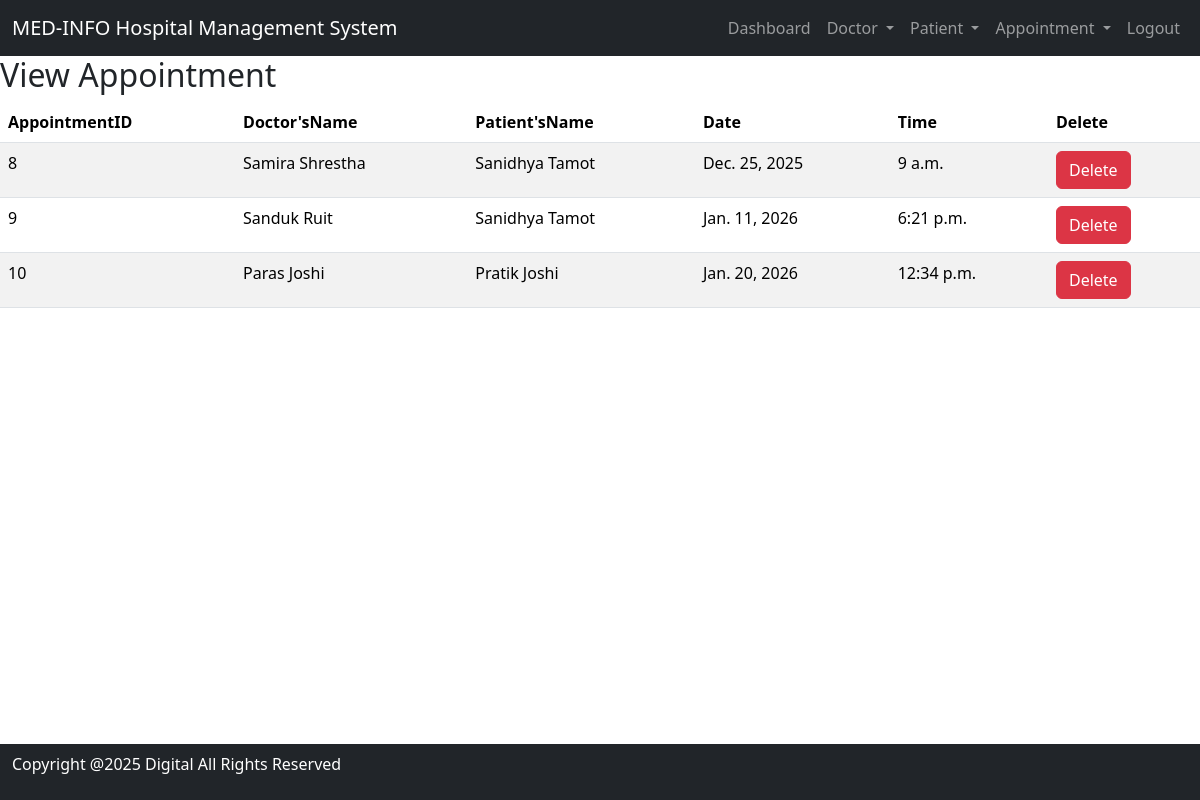
The app's page /view_appointment/ (signed in), older data.
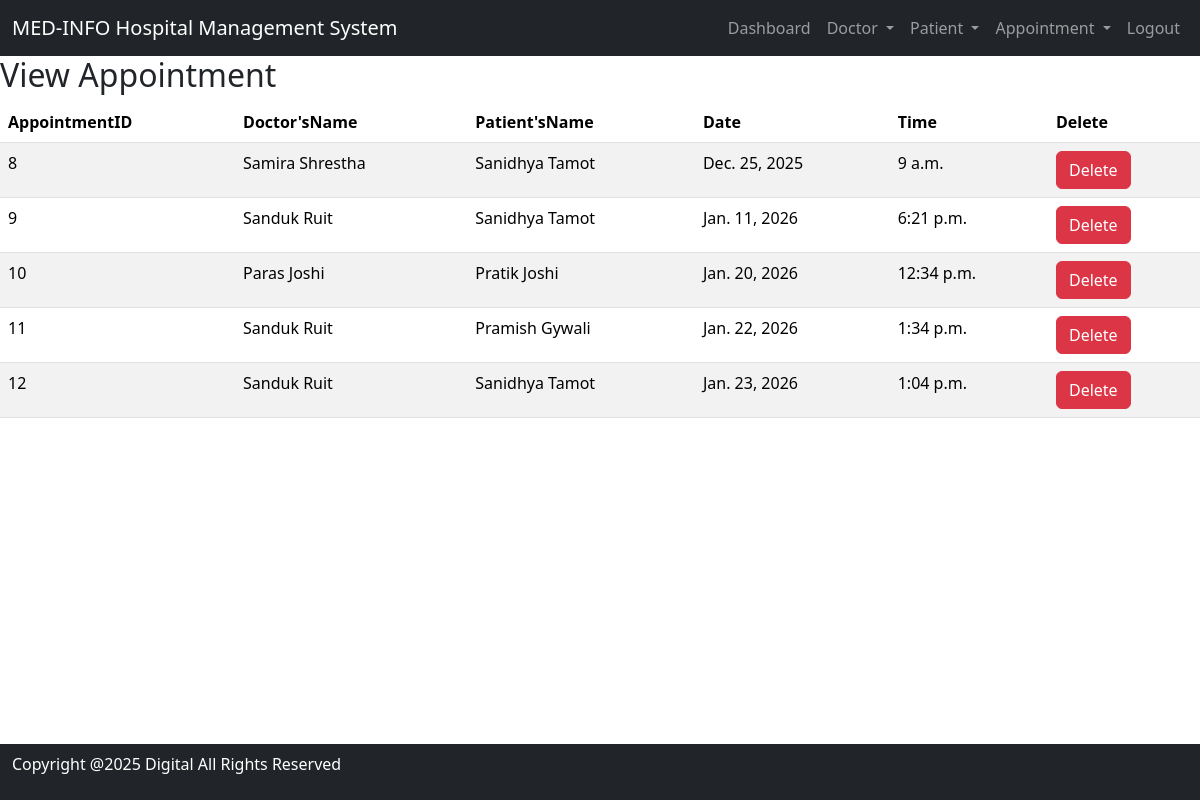
The same page, newer data.
### hospital/models.py (models this page shows, shortened)
class Appointment(models.Model):
    Doctor= models.ForeignKey(Doctor,on_delete=models.CASCADE)
    Patient= models.ForeignKey(Patient,on_delete=models.CASCADE)
    date = models.DateField()
    time = models.TimeField()

class Doctor(models.Model):
    Name= models.CharField(max_length=100)
    Mobile= models.IntegerField()
    Special = models.CharField(max_length=100)
    email = models.EmailField(max_length=100, blank=True, null=True)        # ADD THIS
    password = models.CharField(max_length=128)

class Patient(models.Model):
    Name= models.CharField(max_length=100)
    Gender= models.CharField(max_length=100)
    Mobile = models.CharField(max_length=15)
    Address= models.TextField()
    email = models.EmailField(max_length=100, blank=True, null=True)         # optional
    password = models.CharField(max_length=128)   # ADD THIS

### hospital/views.py (the view)
# urls.py: path('view_appointment/', View_Appointment, name='view_appointment'),
def View_Appointment(request):
    if not request.user.is_authenticated or not request.user.is_staff:
        return redirect('main_login')
    doc = Appointment.objects.all()
    return render(request, 'view_appointment.html', {'doc': doc})

### hospital/templates/view_appointment.html
{%  include 'base.html' %}
{% include 'navigation.html' %}
{% block content %}
<div>
    <h2>
        View Appointment</h2>
         <table id="example" class="table table-striped">
            <thead>
                <tr>
                    <th>AppointmentID</th>
                    <th>Doctor'sName</th>
                    <th>Patient'sName</th>
                    <th>Date</th>
                    <th>Time</th>
                    <th>Delete</th>
                </tr>
            </thead>
            <tbody>
                {% for i in doc %}
                <tr>
                    <td>{{ i.id }}</td>
                    <td>{{ i.Doctor.Name }}</td>
                    <td>{{ i.Patient.Name }}</td>
                    <td>{{ i.date }}</td>
                    <td>{{ i.time}}</td>
                    <td><a href="{% url 'delete_appointment' i.id %}"
                           onclick="return confirm('Are you sure you want to delete?')" class="btn btn-danger"> Delete</a></td>
                </tr>
                {%  endfor %}
            </tbody>
        </table>
</div>
{% endblock %}
{% include 'footer.html' %}

### hospital/templates/base.html (shortened to what this page needs)
{% load static %}
<!DOCTYPE html>
<html lang="en">
<head>
    <link href="https://cdn.jsdelivr.net/npm/bootstrap@5.3.3/dist/css/bootstrap.min.css" rel="stylesheet">
    <link rel="stylesheet" href="https://cdnjs.cloudflare.com/ajax/libs/font-awesome/6.5.0/css/all.min.css">
</head>
<body>
</body>
</html>

### hospital/templates/navigation.html (shortened to what this page needs)
<nav class="navbar navbar-expand-lg bg-dark navbar-dark">
  <div class="container-fluid">
    <a class="navbar-brand" href="#">MED-INFO Hospital Management System</a>
    <div class="collapse navbar-collapse" id="navbarSupportedContent">
     <ul class="navbar-nav ms-auto mb-2 mb-lg-0">
        {% if request.user.is_staff %}
         <li class="nav-item">
          <a class="nav-link" href="{% url 'dashboard' %}">Dashboard <span class="sr-only">(current)</span></a>
         </li>
        <li class="nav-item dropdown">
          <a class="nav-link dropdown-toggle" href="#" role="button" data-bs-toggle="dropdown" aria-expanded="false">
            Doctor
          </a>
        </li>
     <li class="nav-item dropdown">
          <a class="nav-link dropdown-toggle" href="#" role="button" data-bs-toggle="dropdown" aria-expanded="false">
            Patient
          </a>
        </li>
     <li class="nav-item dropdown">
          <a class="nav-link dropdown-toggle" href="#" role="button" data-bs-toggle="dropdown" aria-expanded="false">
            Appointment
          </a>
        </li>
      <li class="nav-item">
          <a class="nav-link" href="{% url 'logout_admin' %}">Logout</a>
        </li>
      {% endif %}
      </ul>
    </div>
  </div>
</nav>

### hospital/templates/footer.html
<nav class="navbar navbar-expand-sm bg-dark navbar-dark fixed-bottom">
<div class="footer-bottom">
    <div class="container">
        <div class="row">
            <div class="col-sm-12 text center">
                <div class="copyright text">
                    <p class="text-white">Copyright @2025 Digital All Rights Reserved</p>
                </div>
            </div>
        </div>
    </div>
</div>
</nav>

Row changes from the older to the newer data that the page shows:
added Appointment: id "11", Doctor.Name "Sanduk Ruit", Patient.Name "Pramish Gywali", date "Jan. 22, 2026", time "1:34 p.m."
added Appointment: id "12", Doctor.Name "Sanduk Ruit", Patient.Name "Sanidhya Tamot", date "Jan. 23, 2026", time "1:04 p.m."
